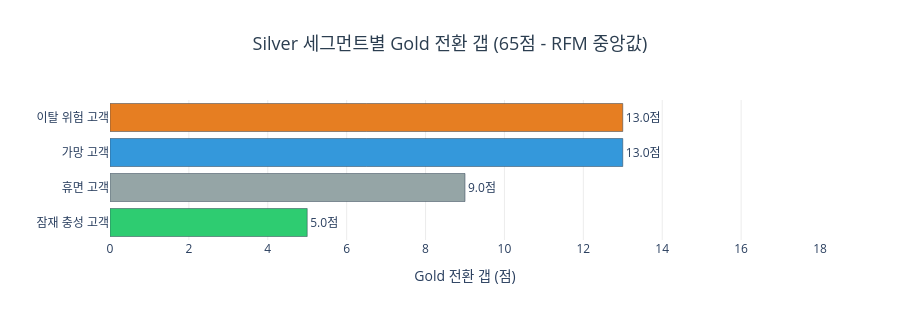

Write notebook code for a chart like this one.
### Code cell
fig = go.Figure()
for _, row in seg_summary.iterrows():
    fig.add_trace(go.Bar(
        x=[row['Gold_갭']],
        y=[row['세그먼트']],
        orientation='h',
        marker=dict(color=seg_color.get(row['세그먼트'], '#cccccc'), line=dict(color='#2c3e50', width=0.5)),
        text=[f"{row['Gold_갭']}점"],
        textposition='outside',
        showlegend=False,
    ))

fig.update_layout(
    title=dict(
        text='Silver 세그먼트별 Gold 전환 갭 (65점 - RFM 중앙값)<br>',
        x=0.5, xanchor='center', font=dict(size=18, color='#2c3e50')
    ),
    plot_bgcolor='white',
    xaxis=dict(title='Gold 전환 갭 (점)', range=[0, 18], gridcolor='#ececec'),
    yaxis=dict(title=''),
    height=320,
)
fig.show()

### Figure 1 — Plotly figure (JSON) as saved in the notebook; plotly's stock layout.template omitted (floating-point values rounded to 4 significant figures)
{"data": [{"marker": {"color": "#2ecc71", "line": {"color": "#2c3e50", "width": 0.5}}, "orientation": "h", "showlegend": false, "text": ["5.0점"], "textposition": "outside", "type": "bar", "x": [5], "y": ["잠재 충성 고객"]}, {"marker": {"color": "#95a5a6", "line": {"color": "#2c3e50", "width": 0.5}}, "orientation": "h", "showlegend": false, "text": ["9.0점"], "textposition": "outside", "type": "bar", "x": [9], "y": ["휴면 고객"]}, {"marker": {"color": "#3498db", "line": {"color": "#2c3e50", "width": 0.5}}, "orientation": "h", "showlegend": false, "text": ["13.0점"], "textposition": "outside", "type": "bar", "x": [13], "y": ["가망 고객"]}, {"marker": {"color": "#e67e22", "line": {"color": "#2c3e50", "width": 0.5}}, "orientation": "h", "showlegend": false, "text": ["13.0점"], "textposition": "outside", "type": "bar", "x": [13], "y": ["이탈 위험 고객"]}], "layout": {"height": 320, "plot_bgcolor": "white", "title": {"font": {"color": "#2c3e50", "size": 18}, "text": "Silver 세그먼트별 Gold 전환 갭 (65점 - RFM 중앙값)<br>", "x": 0.5, "xanchor": "center"}, "xaxis": {"gridcolor": "#ececec", "range": [0, 18], "title": {"text": "Gold 전환 갭 (점)"}}, "yaxis": {"title": {"text": ""}}}}
